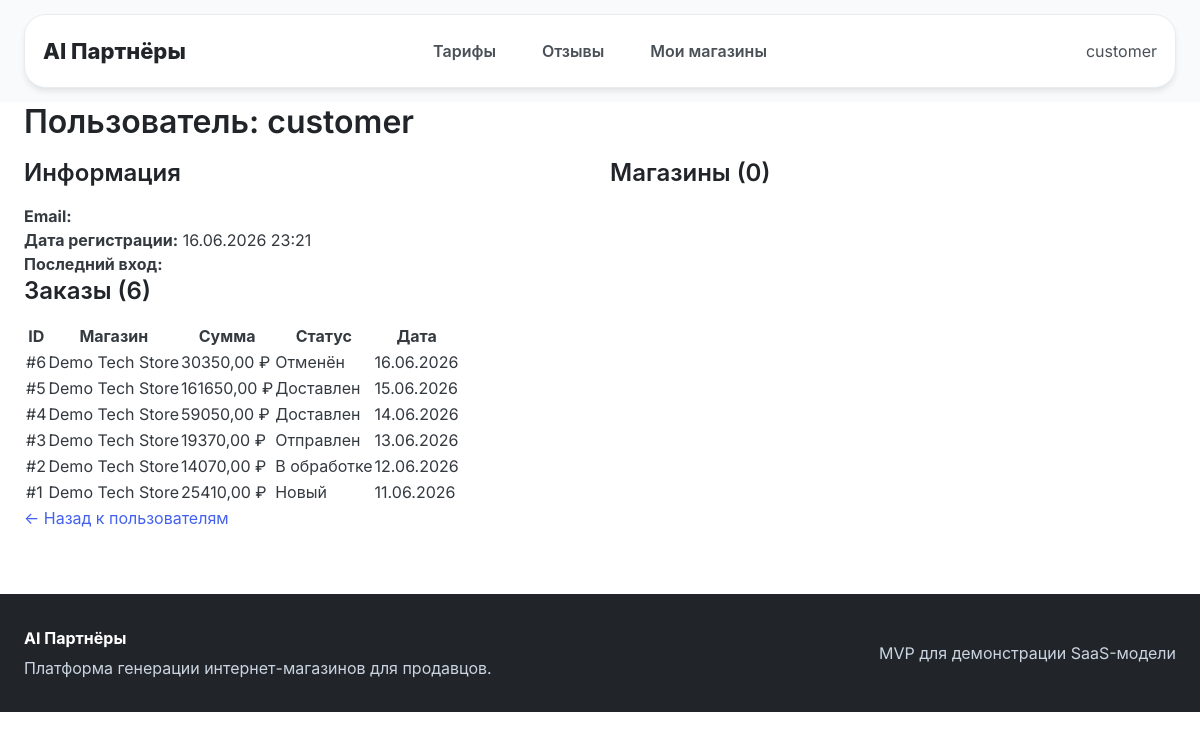
The page /platform-admin/users/3/ (signed in) on the database its author committed.
### shops/models.py (models this page shows, shortened)
class Order(models.Model):
    STATUS_CHOICES = [
        ('new', 'Новый'),
        ('processing', 'В обработке'),
        ('shipped', 'Отправлен'),
        ('delivered', 'Доставлен'),
        ('cancelled', 'Отменён'),
    ]
    user = models.ForeignKey(User, on_delete=models.CASCADE, related_name='orders')
    shop = models.ForeignKey(Shop, on_delete=models.CASCADE, related_name='orders')
    created_at = models.DateTimeField(auto_now_add=True)
    updated_at = models.DateTimeField(auto_now=True)
    full_name = models.CharField(max_length=200, verbose_name='ФИО')
    phone = models.CharField(max_length=20, verbose_name='Телефон')
    address = models.TextField(verbose_name='Адрес доставки')
    comment = models.TextField(blank=True, verbose_name='Комментарий')
    status = models.CharField(max_length=20, choices=STATUS_CHOICES, default='new', verbose_name='Статус')
    delivery_service = models.CharField(max_length=50, blank=True, verbose_name='Служба доставки')
    delivery_price = models.DecimalField(max_digits=10, decimal_places=2, default=0, verbose_name='Стоимость доставки')
    customer_city = models.CharField(max_length=100, blank=True, verbose_name='Город клиента')
    total_amount = models.DecimalField(max_digits=10, decimal_places=2, default=0, verbose_name='Общая сумма')
    class Meta:
        verbose_name = 'Заказ'
        verbose_name_plural = 'Заказы'
        ordering = ['-created_at']

class Shop(models.Model):
    owner = models.ForeignKey(User, on_delete=models.CASCADE, related_name='shops')
    name = models.CharField(max_length=100, verbose_name='Название магазина')
    slug = models.SlugField(unique=True, verbose_name='URL-адрес')
    description = models.TextField(blank=True, verbose_name='Описание')
    custom_css = models.TextField(blank=True, null=True, verbose_name='Кастомный CSS')
    template_key = models.CharField(max_length=40, default='modern', verbose_name='Базовый шаблон')
    is_demo = models.BooleanField(default=False, verbose_name='Демо-магазин')
    assistant_level = models.CharField(max_length=20, default='basic', verbose_name='Уровень ИИ-помощника')
    city = models.CharField(max_length=100, default='Екатеринбург', verbose_name='Город магазина')
    address = models.CharField(max_length=250, blank=True, verbose_name='Адрес магазина')
    hosting_enabled = models.BooleanField(default=False, verbose_name='Хостинг на платформе')
    theme_color = models.CharField(max_length=20, default='#4361ee', verbose_name='Цвет темы')
    delivery_enabled = models.BooleanField(default=True, verbose_name='Доставка включена')
    delivery_price = models.DecimalField(max_digits=10, decimal_places=2, default=0, verbose_name='Стоимость доставки')
    delivery_description = models.TextField(blank=True, default='Доставка рассчитывается при оформлении заказа', verbose_name='Описание доставки')
    payment_enabled = models.BooleanField(default=True, verbose_name='Оплата включена')
    payment_methods = models.CharField(max_length=200, default='Банковская карта, оплата при получении', verbose_name='Способы оплаты')
    created_at = models.DateTimeField(auto_now_add=True, verbose_name='Дата создания')
    class Meta:
        verbose_name = 'Магазин'
        verbose_name_plural = 'Магазины'

### platform_admin/views.py (the view)
# urls.py: path('users/<int:user_id>/', views.admin_user_detail, name='admin_user_detail'),
@staff_member_required
def admin_user_detail(request, user_id):
    user = User.objects.get(id=user_id)
    shops = Shop.objects.filter(owner=user)
    orders = Order.objects.filter(user=user)
    context = {
        'user': user,
        'shops': shops,
        'orders': orders,
    }
    return render(request, 'platform_admin/user_detail.html', context)

### templates/platform_admin/user_detail.html (shortened to what this page needs)
{% extends 'base.html' %}
{% block content %}
<h1>Пользователь: {{ user.username }}</h1>
<div style="display: flex; gap: 20px;">
    <div style="flex: 1;">
        <h2>Информация</h2>
        <p><strong>Email:</strong> {{ user.email }}</p>
        <p><strong>Дата регистрации:</strong> {{ user.date_joined|date:"d.m.Y H:i" }}</p>
        <p><strong>Последний вход:</strong> {{ user.last_login|date:"d.m.Y H:i" }}</p>
    </div>
    <div style="flex: 1;">
        <h2>Магазины ({{ shops|length }})</h2>
    </div>
</div>
<h2>Заказы ({{ orders|length }})</h2>
<table>
    <thead>
        <tr>
            <th>ID</th>
            <th>Магазин</th>
            <th>Сумма</th>
            <th>Статус</th>
            <th>Дата</th>
        </tr>
    </thead>
    <tbody>
        {% for order in orders %}
            <tr>
                <td>#{{ order.id }}</td>
                <td>{{ order.shop.name }}</td>
                <td>{{ order.total_amount }} ₽</td>
                <td>{{ order.get_status_display }}</td>
                <td>{{ order.created_at|date:"d.m.Y" }}</td>
            </tr>
        {% endfor %}
    </tbody>
</table>
<p><a href="{% url 'admin_users' %}">← Назад к пользователям</a></p>
{% endblock %}

### templates/base.html (shortened to what this page needs)
<!DOCTYPE html>
<html lang="ru">
<head>
    <link rel="stylesheet" href="/static/css/amazon-style.css">
</head>
<body>
    {% block platform_header %}
    <header class="platform-header">
        <div class="platform-header-box">
            <div class="platform-brand"><a href="/">AI Партнёры</a></div>
            <nav class="platform-center-nav">
                <a href="{% url 'pricing' %}">Тарифы</a>
                <a href="{% url 'platform_reviews' %}">Отзывы</a>
                {% if is_seller or is_super_admin %}<a href="{% url 'my_shops' %}">Мои магазины</a>{% endif %}
            </nav>
            <div class="platform-actions">
                {% if user.is_authenticated %}
                    <div class="user-menu">
                        <div class="user-menu-trigger">{{ user.username }}</div>
                    </div>
                {% else %}
                    <a href="{% url 'login' %}" class="btn btn-outline" style="padding: var(--spacing-xs) var(--spacing-md);">Войти</a>
                    <a href="{% url 'register_seller' %}" class="btn btn-primary" style="padding: var(--spacing-xs) var(--spacing-md);">Регистрация продавца</a>
                {% endif %}
            </div>
        </div>
    </header>
    {% endblock %}
    <main class="container">
        {% block content %}{% endblock %}
    </main>
    {% block platform_footer %}
    <footer class="platform-footer">
        <div class="platform-footer-inner">
            <div>
                <strong>AI Партнёры</strong>
                <p style="margin: 6px 0 0; color: #cbd5e1;">Платформа генерации интернет-магазинов для продавцов.</p>
            </div>
            <div style="color: #cbd5e1;">MVP для демонстрации SaaS-модели</div>
        </div>
    </footer>
    {% endblock %}
</body>
</html>

### static/css/amazon-style.css (style rules this page uses)
:root { --primary: #4361ee; --primary-dark: #3a56d4; --primary-light: #e8edff; --secondary: #6c757d; --success: #28a745; --danger: #dc3545; --warning: #ffc107; --info: #17a2b8; --dark: #1a1a2e; --light: #f8f9fa; --white: #ffffff; --gray-100: #f8f9fa; --gray-200: #e9ecef; --gray-300: #dee2e6; --gray-400: #ced4da; --gray-500: #adb5bd; --gray-600: #6c757d; --gray-700: #495057; --gray-800: #343a40; --gray-900: #212529; --spacing-xs: 4px; --spacing-sm: 8px; --spacing-md: 16px; --spacing-lg: 24px; --spacing-xl: 32px; --spacing-2xl: 48px; --font-family: 'Inter', -apple-system, BlinkMacSystemFont, 'Segoe UI', Roboto, 'Helvetica Neue', Arial, sans-serif; --font-size-xs: 12px; --font-size-sm: 14px; --font-size-md: 16px; --font-size-lg: 18px; --font-size-xl: 24px; --font-size-2xl: 32px; --radius-sm: 4px; --radius-md: 8px; --radius-lg: 12px; --radius-xl: 16px; --radius-full: 9999px; --shadow-sm: 0 1px 2px 0 rgba(0, 0, 0, 0.05); --shadow-md: 0 4px 6px -1px rgba(0, 0, 0, 0.1); --shadow-lg: 0 10px 15px -3px rgba(0, 0, 0, 0.1); --shadow-xl: 0 20px 25px -5px rgba(0, 0, 0, 0.1); }
* { margin: 0; padding: 0; box-sizing: border-box; }
body { font-family: var(--font-family); font-size: var(--font-size-md); line-height: 1.5; color: var(--gray-800); background-color: var(--white); }
h1, h2, h3, h4, h5, h6 { margin-bottom: var(--spacing-md); font-weight: 600; line-height: 1.25; color: var(--gray-900); }
h1 { font-size: var(--font-size-2xl); }
h2 { font-size: var(--font-size-xl); }
a { color: var(--primary); text-decoration: none; transition: color 0.2s ease; }
.container { max-width: 1280px; margin: 0 auto; padding: 0 var(--spacing-lg); }
.user-menu { position: relative; }
.user-menu-trigger { cursor: pointer; display: flex; align-items: center; gap: var(--spacing-xs); color: var(--gray-700); }

### templates/base.html (style rules this page uses)
.platform-header { padding: 14px 24px; background: rgba(248,250,252,.94); position: sticky; top: 0; z-index: 1100; backdrop-filter: blur(14px); }
.platform-header-box { max-width: 1280px; margin: 0 auto; background: #fff; border: 1px solid var(--gray-200); border-radius: 22px; box-shadow: var(--shadow-md); padding: 14px 18px; display: grid; grid-template-columns: 1fr auto 1fr; align-items: center; gap: 16px; }
.platform-brand a { font-size: 22px; font-weight: 800; color: var(--gray-900); text-decoration: none; }
.platform-center-nav { display: flex; align-items: center; justify-content: center; gap: 10px; }
.platform-center-nav a { padding: 10px 18px; border-radius: 999px; color: var(--gray-700); font-weight: 600; text-decoration: none; }
.platform-actions { display: flex; align-items: center; justify-content: flex-end; gap: 10px; }
.platform-footer { margin-top: 64px; padding: 32px 24px; background: var(--gray-900); color: white; }
.platform-footer-inner { max-width: 1280px; margin: 0 auto; display: flex; justify-content: space-between; gap: 18px; flex-wrap: wrap; align-items: center; }

### rows shown on the page
Order: id "6", shop.name "Demo Tech Store", total_amount "30350,00", status "Отменён", created_at "16.06.2026"
Order: id "5", shop.name "Demo Tech Store", total_amount "161650,00", status "Доставлен", created_at "15.06.2026"
Order: id "4", shop.name "Demo Tech Store", total_amount "59050,00", status "Доставлен", created_at "14.06.2026"
Order: id "3", shop.name "Demo Tech Store", total_amount "19370,00", status "Отправлен", created_at "13.06.2026"
Order: id "2", shop.name "Demo Tech Store", total_amount "14070,00", status "В обработке", created_at "12.06.2026"
Order: id "1", shop.name "Demo Tech Store", total_amount "25410,00", status "Новый", created_at "11.06.2026"

### other values the page prints
{{ user.username }} "customer"
{{ user.date_joined|date:"d.m.Y H:i" }} "16.06.2026 23:21"
{{ shops|length }} "0"
{{ orders|length }} "6"
